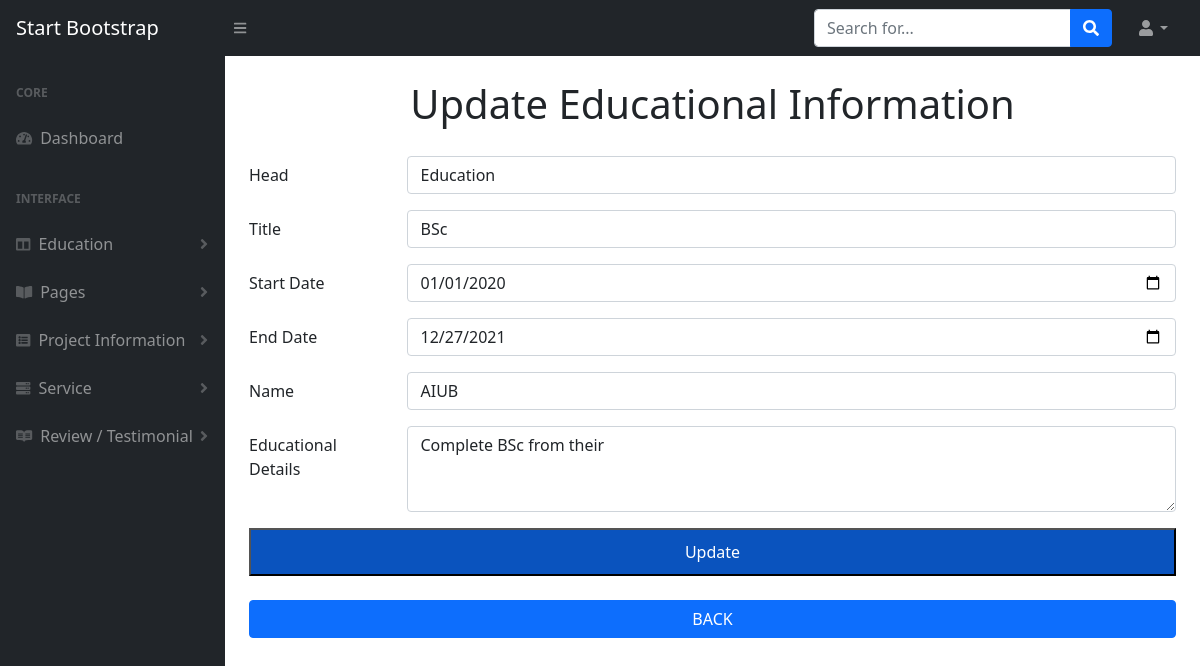
Page /Dashboard/resumeupdate.php?id=6 on the committed database.
### tables this page shows
CREATE TABLE `resumedb` (
  `rId` int(10) NOT NULL,
  `rHead` varchar(255) NOT NULL,
  `rTitle` varchar(255) NOT NULL,
  `rStartyear` date NOT NULL,
  `rEndyears` date NOT NULL,
  `rname` varchar(50) NOT NULL,
  `rdetails` text NOT NULL
);

### Dashboard/resumeupdate.php (the view, shortened to what this page needs)
<?php
    include_once("../DB/connect.php");
    if(isset($_GET["id"])){
        $rId  = $_GET["id"];
    }
?>
<!DOCTYPE html>
<html lang="en">
    <head>
        <link href="https://cdn.jsdelivr.net/npm/simple-datatables@latest/dist/style.css" rel="stylesheet" />
        <link href="css/styles.css" rel="stylesheet" />
    </head>
    <body class="sb-nav-fixed">
        <nav class="sb-topnav navbar navbar-expand navbar-dark bg-dark">
            <a class="navbar-brand ps-3" href="index.php">Start Bootstrap</a>
            <button class="btn btn-link btn-sm order-1 order-lg-0 me-4 me-lg-0" id="sidebarToggle" href="#!"><i class="fas fa-bars"></i></button>
            <form class="d-none d-md-inline-block form-inline ms-auto me-0 me-md-3 my-2 my-md-0">
                <div class="input-group">
                    <input class="form-control" type="text" placeholder="Search for..." aria-label="Search for..." aria-describedby="btnNavbarSearch" />
                    <button class="btn btn-primary" id="btnNavbarSearch" type="button"><i class="fas fa-search"></i></button>
                </div>
            </form>
            <ul class="navbar-nav ms-auto ms-md-0 me-3 me-lg-4">
                <li class="nav-item dropdown">
                    <a class="nav-link dropdown-toggle" id="navbarDropdown" href="#" role="button" data-bs-toggle="dropdown" aria-expanded="false"><i class="fas fa-user fa-fw"></i></a>
                </li>
            </ul>
        </nav>
        <div id="layoutSidenav">
            <div id="layoutSidenav_nav">
                <nav class="sb-sidenav accordion sb-sidenav-dark" id="sidenavAccordion">
                    <div class="sb-sidenav-menu">
                        <div class="nav">
                            <div class="sb-sidenav-menu-heading">Core</div>
                            <a class="nav-link" href="index.php">
                                <div class="sb-nav-link-icon"><i class="fas fa-tachometer-alt"></i></div>
                                Dashboard
                            </a>
                            <div class="sb-sidenav-menu-heading">Interface</div>
                            <a class="nav-link collapsed" href="#" data-bs-toggle="collapse" data-bs-target="#collapseLayouts" aria-expanded="false" aria-controls="collapseLayouts">
                                <div class="sb-nav-link-icon"><i class="fas fa-columns"></i></div>
                                Education
                                <div class="sb-sidenav-collapse-arrow"><i class="fas fa-angle-down"></i></div>
                            </a>
                            <a class="nav-link collapsed" href="#" data-bs-toggle="collapse" data-bs-target="#collapsePages" aria-expanded="false" aria-controls="collapsePages">
                                <div class="sb-nav-link-icon"><i class="fas fa-book-open"></i></div>
                                Pages
                                <div class="sb-sidenav-collapse-arrow"><i class="fas fa-angle-down"></i></div>
                            </a>
                            <a class="nav-link collapsed" href="#" data-bs-toggle="collapse" data-bs-target="#pagescollapseLayouts" aria-expanded="false" aria-controls="pagescollapseLayouts">
                                <div class="sb-nav-link-icon"><i class="fas fa-list-alt"></i></div>
                                Project Information
                                <div class="sb-sidenav-collapse-arrow"><i class="fas fa-angle-down"></i></div>
                            </a>
                            <a class="nav-link collapsed" href="#" data-bs-toggle="collapse" data-bs-target="#pagescollapseLayout" aria-expanded="false" aria-controls="pagescollapseLayout">
                                <div class="sb-nav-link-icon"><i class="fas fa-server"></i></div>
                                Service
                                <div class="sb-sidenav-collapse-arrow"><i class="fas fa-angle-down"></i></div>
                            </a>
                            <a class="nav-link collapsed" href="#" data-bs-toggle="collapse" data-bs-target="#pagescollapseLayout1" aria-expanded="false" aria-controls="pagescollapseLayout1">
                                <div class="sb-nav-link-icon"><i class="fab fa-readme"></i></div>
                                Review / Testimonial
                                <div class="sb-sidenav-collapse-arrow"><i class="fas fa-angle-down"></i></div>
                            </a>
                        </div>
                    </div>
                </nav>
            </div>
            <div id="layoutSidenav_content">
                <main>
                    <div class="container-fluid px-4">
                        <h1 class="mt-4 d-flex justify-content-center">Update Educational Information</h1>
                        <div class="col-md-12">
                            <div class="form">
                                <form method="POST" action="../DB/resumeupdateaction.php" enctype="multipart/form-data">
                                    <div class="row">
                                        <div class="col-md-12">
                                            <div class="input-field">
                                                <?php
                                                    $sql = "SELECT * FROM resumedb WHERE rId = $rId";
                                                    $res = mysqli_query($conn, $sql);
                                                    $row = mysqli_fetch_assoc($res);
                                                ?>
                                                <div class="mb-3 row">
                                                    <label for="rHead" class="col-sm-2 col-form-label">Head</label>
                                                    <div class="col-sm-10">
                                                        <input type="text" name="rHead"  class="form-control" placeholder="Head" value="<?php echo $row["rHead"];?>">
                                                    </div>
                                                </div>
                                                <div class="mb-3 row">
                                                    <label for="rTitle" class="col-sm-2 col-form-label">Title</label>
                                                    <div class="col-sm-10">
                                                        <input type="text" name="rTitle"  class="form-control" placeholder="Title" value="<?php echo $row["rTitle"];?>">
                                                    </div>
                                                </div>
                                                <div class="mb-3 row">
                                                    <label for="rStartyear" class="col-sm-2 col-form-label">Start Date</label>
                                                    <div class="col-sm-10">
                                                        <input type="date" name="rStartyear"  class="form-control" placeholder="Start Date" value="<?php echo $row["rStartyear"];?>">
                                                    </div>
                                                </div>
                                                <div class="mb-3 row">
                                                    <label for="rEndyears" class="col-sm-2 col-form-label">End Date</label>
                                                    <div class="col-sm-10">
                                                        <input type="date" name="rEndyears"  class="form-control" placeholder="End Date" value="<?php echo $row["rEndyears"];?>">
                                                    </div>
                                                </div>
                                                <div class="mb-3 row">
                                                    <label for="rname" class="col-sm-2 col-form-label">Name</label>
                                                    <div class="col-sm-10">
                                                        <input type="text" name="rname"  class="form-control" placeholder="Name" value="<?php echo $row["rname"];?>">
                                                    </div>
                                                </div>
                                                <div class="mb-3 row">
                                                    <label for="rdetails" class="col-sm-2 col-form-label">Educational Details</label>
                                                    <div class="col-sm-10">
                                                        <textarea type="text" name="rdetails" class="form-control" placeholder="Educational Details" rows="3"><?php echo $row["rdetails"];?></textarea>
                                                    </div>
                                                </div>
                                                <div class="d-grid">
                                                    <button type="submit" name="submit" value="update">Update</button>
                                                </div>
                                                <br>
                                                <div class="d-grid"><a class="btn btn-primary" name="back" type="submit">BACK</a></div>
                                            </div>
                                        </div>
                                    </div>
                                </form>
                            </div>
                        </div>
                    </div>
                </main>
            </div>
        </div>
    </body>
</html>

### rows in the picture
resumedb: rHead "Education", rTitle "BSc", rStartyear "01/01/2020", rEndyears "12/27/2021", rname "AIUB", rdetails "Complete BSc from their"
